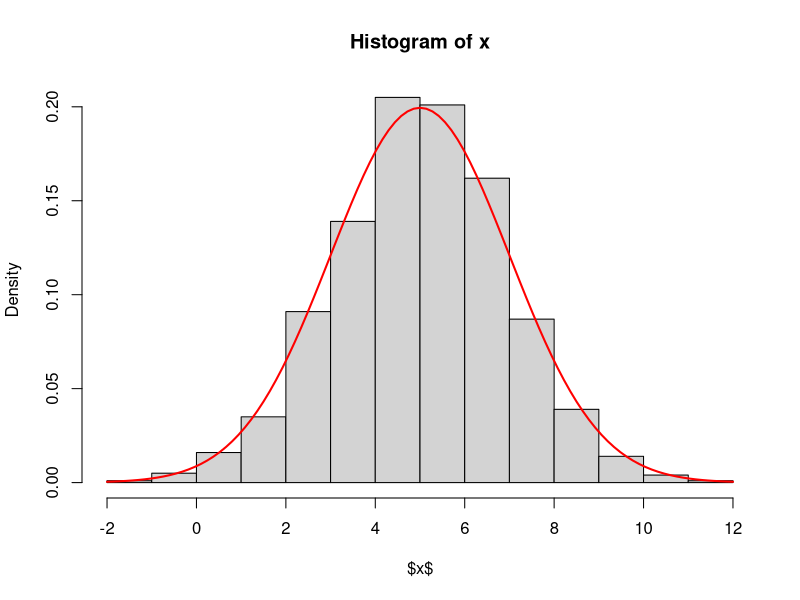
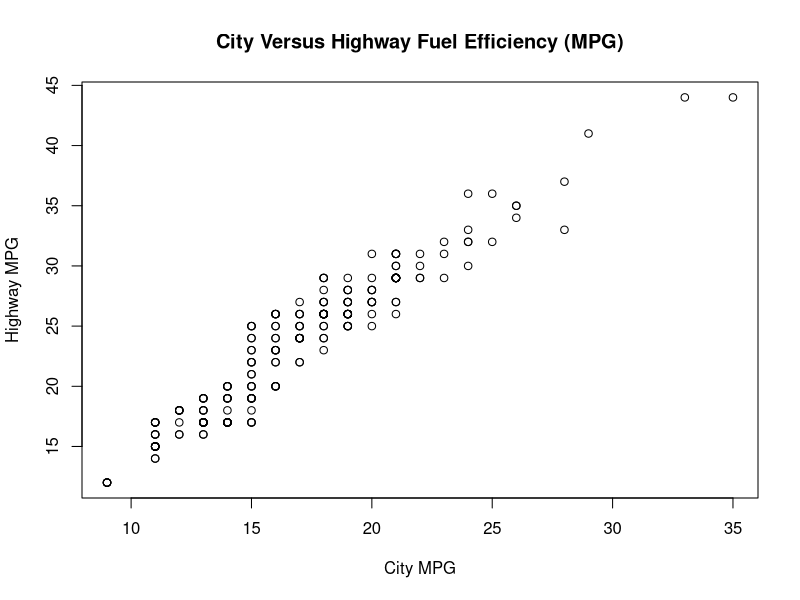

These charts were generated, in order, by the following R code:
## ---- chunk 1
n <- 1000
## ---- chunk 2
u1 <- runif(n/2,0,1) 
u2 <- runif(n/2,0,1)

## ---- chunk 3
z1 <- sqrt(-2*log(u1))*cos(2*pi*u2)
z2 <- sqrt(-2*log(u1))*sin(2*pi*u2)
## ---- chunk 4
z <- c(z1,z2)
## ---- chunk 5
mu <- 5
sigma <- 2
## ---- chunk 6
x <- mu + sigma * z
## ---- chunk 7
mean(x)
sd(x)
## ---- chunk 8
hist(x,
freq = FALSE,
ylab = "Density",
xlab = "$x$")
curve(dnorm(x, mean = mu, sd = sigma),
col = "red", lwd = 2, add = TRUE)
## ---- chunk 9
cihi <- read.csv("hlthexp.csv")

df <- data.frame(Year = cihi$Year,
                 Hospitals = cihi$Hospitals,
                 Physicians = cihi$Physicians,
                 "Other Services" = cihi$Other.Institutions,
                 Dental = cihi$Other.Professionals..Dental.Services,
                 Vision = cihi$Other.Professionals..Vision.Care.Services,
                 "Other Professionals" = cihi$Other.Professionals..Other.Services,
                 check.names = FALSE)
## ---- chunk 10
any(is.na(df$Hospitals))
sum(is.na(df$Hospitals))
## ---- chunk 11
df$'Total Other Services' <- df$Dental + df$Vision + df$"Other Professionals"
head(df)
## ---- chunk 12
df <- data.frame(df,
                 'Prescription Drugs' = cihi$Prescribed.Drugs,
                 check.names = FALSE)
head(df)
## ---- chunk 13
df$Hospitals[df$Year == 1983]
## ---- chunk 14
subset(df,
       df$Year >= 2012 & df$Year <= 2022)
## ---- chunk 15
mpg <-ggplot2::mpg
## ---- chunk 16
mpg_2008 <- subset(mpg, year == 2008)
## ---- chunk 17
#for cty's observations from 2008

max(mpg_2008$cty,na.rm = TRUE)
min(mpg_2008$cty,na.rm = TRUE)

#for all cty's observations

max(mpg$cty,na.rm = TRUE)
min(mpg$cty,na.rm = TRUE)
## ---- chunk 18
sum(mpg_2008$cty)/length(mpg_2008$cty)
## ---- chunk 19
mean(mpg_2008$cty)
## ---- chunk 20
mpg$compact <- ifelse(mpg$class == "compact",1,0)
## ---- chunk 21
# method 1
mean(mpg$cty[mpg$compact == 1], na.rm = TRUE)
## ---- chunk 22
# method 2
mean(subset(mpg,mpg$class == "compact")$cty)
## ---- chunk 23
#| label: fig-1
#| fig-cap: "City Versus Highway Fuel Efficiency (MPG)"

plot(mpg$cty,
     mpg$hwy,
     
     #(i) Change the x-axis label using the option xlab = "City MPG"
     # and change the y-axis label using the option ylab = "Highway MPG"
     
     xlab = "City MPG",
     ylab = "Highway MPG",
     
     #(ii) Add the caption “City Versus Highway Fuel Efficiency (MPG)”
     
     main = "City Versus Highway Fuel Efficiency (MPG)")
